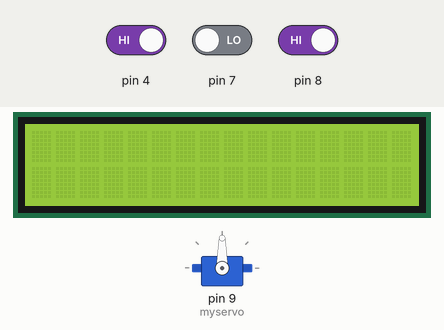
Simulated run of this sketch. Board: Arduino Uno, built with avr-gcc and run on an emulated ATmega328P. Parts: servo, 16×2 character LCD. The test bench sets the inputs (shaded band); at power-on: pin 8 HIGH, pin 7 LOW, pin 4 HIGH.

Above: at 1.2 s.
1.3 s: pin 8 driven LOW
At 2.5 s:
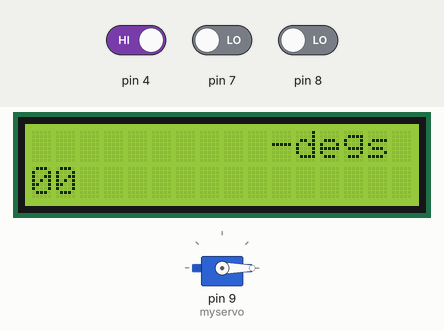
2.8 s: pin 7 driven HIGH
At 4.5 s:
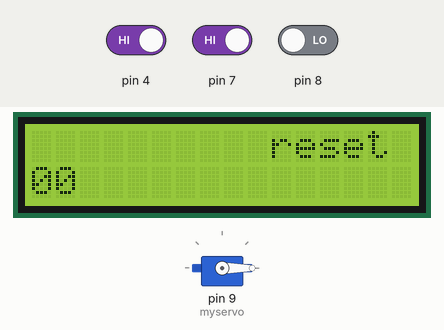
4.9 s: pin 4 driven LOW
At 6.0 s:
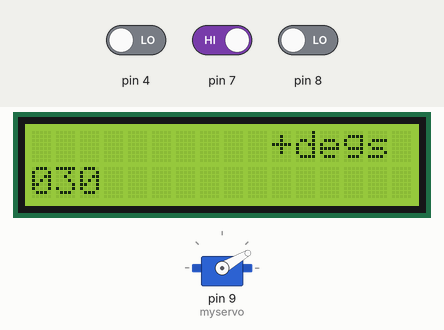
7.9 s: pin 7 driven LOW
At 9.1 s:
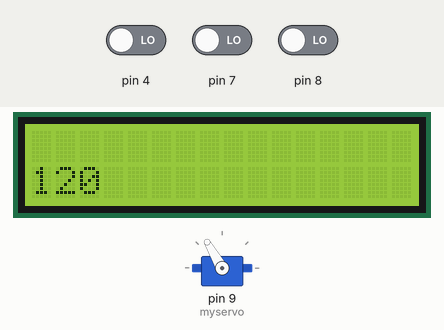
9.8 s: pin 7 driven HIGH
At 11.7 s:
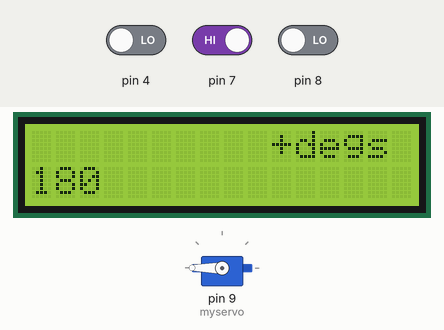
12.6 s: pin 8 driven HIGH
At 13.7 s:
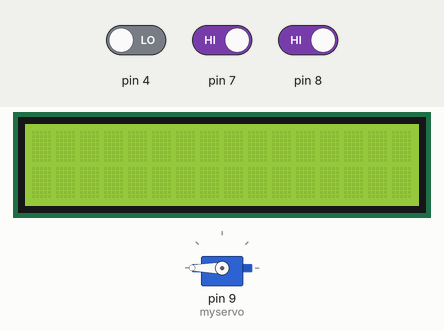
Timing chart, 0 to 15.6 s (numbered marks = the images above; inputs shaded):
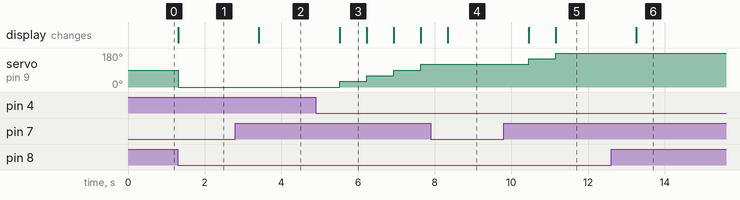

The sketch:

sketch_oct2a.ino
```cpp
#include <LiquidCrystal.h>
#include <NewPing.h>
#include <Servo.h>
#define TRIGGER_PIN 2
#define ECHO_PIN 12

#define MAX_DISTANCE 40

const int rs=A4,en=A5,d4=A0,d5=A1,d6=A2,d7=A3;
LiquidCrystal lcd(rs,en,d4,d5,d6,d7);
Servo myservo;
int pos = 0;
NewPing sonar(TRIGGER_PIN, ECHO_PIN, MAX_DISTANCE);


void setup() {
  // put your setup code here, to run once:
myservo.attach(9);
lcd.begin(16,2);
}

void loop() {
  // put your main code here, to run repeatedly:
int enable=digitalRead(8);
lcd.clear();
  if(enable==0){

    int up=digitalRead(7);
      int down=digitalRead(4);
      /*-------------------------------------------*/
      if(up==1&&down==0){
        lcd.setCursor(10,0);
        lcd.print("+degs");
        pos+=30;
      }
      else if(up==0&&down==1){
        lcd.setCursor(10,0);
        lcd.print("-degs");
        pos-=30;
      }
      else if(up==1&&down==1){
        lcd.setCursor(10,0);
        lcd.print("reset");
        pos=0;
      }
      else{
        //pass
      }
      /*-------------------------------------------*/
      if(pos<0){
        pos=0;
      }
      else if (pos>180) {
        pos=180;
      }
      myservo.write(pos);
      /*-------------------------------------------*/
      lcd.setCursor(0,1);
      if (pos<100) {
    lcd.print("0");
    lcd.print(pos);
      }
      else{
        lcd.print(pos);
      }
      delay(700);
  }
  else if(enable==0){
    lcd.clear();
    int enable1=digitalRead(13);
    if (enable1==1) {
      Serial.print("Distance = ");
      //Serial.print(sonar.ping_in());
      //Serial.print((sonar.ping() / 2) * 0.0343);
      int iterations = 5;
      float dis=(sonar.ping_median(iterations) / 2) * 0.0341*10;
      lcd.setCursor(10,0);
      lcd.print(dis);
      delay(2500);
    }
  }
}
```

Measured:
- after the input at 1.3 s, servo on pin 9 (myservo): 90° → 0° at once; the display: changes at once (image 1)
- after the input at 2.8 s, the display: changes after 0.62 s (image 2)
- after the input at 4.9 s, servo on pin 9 (myservo): 0° → 30° after 0.63 s, → 60° 0.70 s later, → 90° 0.70 s later, → 120° 0.70 s later; the display: changes after 0.63 s (image 3)
- after the input at 7.9 s, servo on pin 9 (myservo): stays 120° (without the input it goes to 150° after 0.44 s); the display: changes after 0.44 s (image 4)
- after the input at 9.8 s, servo on pin 9 (myservo): 120° → 150° after 0.65 s, → 180° 0.70 s later; the display: first changes after 0.65 s (image 5 shows a later state)
- after the input at 12.6 s, the display: changes after 0.66 s (image 6)
- what the display in image 3 shows lasts 0.7 s, from 5.5 s to 6.2 s
